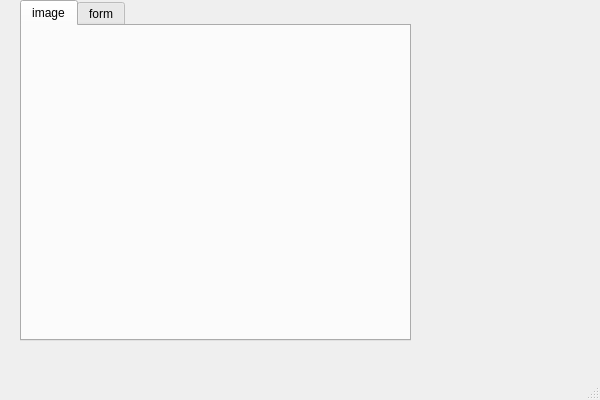
<?xml version="1.0" encoding="UTF-8"?>
<ui version="4.0">
 <class>MainWindow</class>
 <widget class="QMainWindow" name="MainWindow">
  <property name="geometry">
   <rect>
    <x>0</x>
    <y>0</y>
    <width>600</width>
    <height>400</height>
   </rect>
  </property>
  <property name="windowTitle">
   <string>MainWindow</string>
  </property>
  <widget class="QWidget" name="centralwidget">
   <widget class="QTabWidget" name="tabWidget">
    <property name="geometry">
     <rect>
      <x>20</x>
      <y>0</y>
      <width>391</width>
      <height>341</height>
     </rect>
    </property>
    <property name="currentIndex">
     <number>0</number>
    </property>
    <widget class="QWidget" name="tab">
     <attribute name="title">
      <string>image</string>
     </attribute>
     <widget class="QLabel" name="label">
      <property name="geometry">
       <rect>
        <x>40</x>
        <y>30</y>
        <width>311</width>
        <height>241</height>
       </rect>
      </property>
      <property name="text">
       <string/>
      </property>
      <property name="pixmap">
       <pixmap>gato.jpg</pixmap>
      </property>
     </widget>
    </widget>
    <widget class="QWidget" name="tab_2">
     <attribute name="title">
      <string>form</string>
     </attribute>
     <widget class="QWidget" name="verticalLayoutWidget">
      <property name="geometry">
       <rect>
        <x>20</x>
        <y>10</y>
        <width>351</width>
        <height>300</height>
       </rect>
      </property>
      <layout class="QVBoxLayout" name="verticalLayout">
       <item>
        <widget class="QPlainTextEdit" name="plainTextEdit_2"/>
       </item>
       <item>
        <widget class="QComboBox" name="comboBox">
         <item>
          <property name="text">
           <string>1</string>
          </property>
         </item>
         <item>
          <property name="text">
           <string>2</string>
          </property>
         </item>
        </widget>
       </item>
       <item>
        <widget class="QSlider" name="horizontalSlider">
         <property name="orientation">
          <enum>Qt::Horizontal</enum>
         </property>
        </widget>
       </item>
       <item>
        <widget class="QTimeEdit" name="timeEdit"/>
       </item>
       <item>
        <widget class="QPlainTextEdit" name="plainTextEdit"/>
       </item>
       <item>
        <widget class="QCheckBox" name="checkBox">
         <property name="text">
          <string>CheckBox</string>
         </property>
        </widget>
       </item>
       <item>
        <widget class="QPushButton" name="pushButton">
         <property name="text">
          <string>pushme</string>
         </property>
        </widget>
       </item>
      </layout>
     </widget>
    </widget>
   </widget>
  </widget>
  <widget class="QMenuBar" name="menubar">
   <property name="geometry">
    <rect>
     <x>0</x>
     <y>0</y>
     <width>600</width>
     <height>24</height>
    </rect>
   </property>
  </widget>
  <widget class="QStatusBar" name="statusbar"/>
 </widget>
 <resources/>
 <connections/>
</ui>
